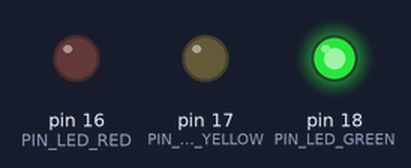
Bench run of a sketch on a simulated Arduino Uno, built with avr-gcc and run on an emulated ATmega328P. On the bench: output pins drawn as LEDs (lit = HIGH).

Above: at 2.5 s.
At 5.2 s:
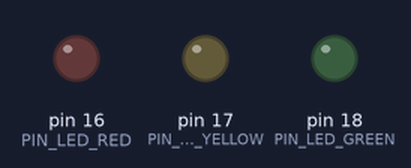
At 6.7 s:
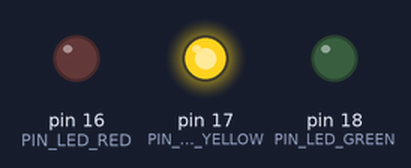
At 11.0 s:
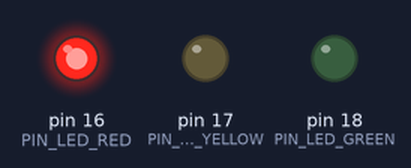
Timing chart, 0 to 17.6 s (numbered marks = the images above):
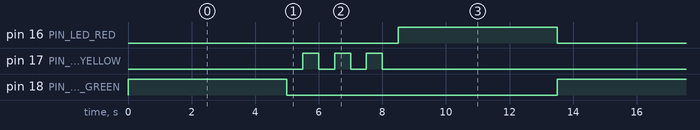

The sketch:

Project_05_Traffic_Lights.ino
```cpp
//**********************************************************************
/*
 * 文件名 : 交通灯
 * 描述 : 模拟交通灯.
 * 作者 : www.keyes-robot.com
*/
#define PIN_LED_RED   16   //定义红色led引脚
#define PIN_LED_YELLOW   17   //定义黄色led引脚
#define PIN_LED_GREEN  18   //定义绿色led引脚

void setup() {
  pinMode(PIN_LED_RED, OUTPUT);
  pinMode(PIN_LED_YELLOW, OUTPUT);
  pinMode(PIN_LED_GREEN, OUTPUT);
}

void loop() {
digitalWrite(PIN_LED_GREEN, HIGH);// 点亮绿色led
delay(5000);// 延时5秒
digitalWrite(PIN_LED_GREEN, LOW); // 关闭绿色led
for(int i=0;i<3;i++)// 闪烁3次.
{
delay(500);// 延时0.5秒
digitalWrite(PIN_LED_YELLOW, HIGH);// 点亮黄色led灯
delay(500);// 延时0.5秒
digitalWrite(PIN_LED_YELLOW, LOW);// 关闭黄色led灯
}
delay(500);// 延时0.5秒
digitalWrite(PIN_LED_RED, HIGH);// 点亮红色led灯
delay(5000);// 延时 5 秒
digitalWrite(PIN_LED_RED, LOW);// 关闭红色led灯
}
//*************************************************************************************
```

Measured:
- by itself, pin 16 (PIN_LED_RED), pin 18 (PIN_LED_GREEN): alternates HIGH for 5.0 s and LOW for 8.5 s
- by itself, pin 17 (PIN_LED_YELLOW): repeats every 13.5 s: 2 × (LOW 0.50 s, HIGH 0.50 s), LOW 11.0 s, HIGH 0.50 s
- by itself, everything shown: repeats every 13.5 s, in 10 steps
